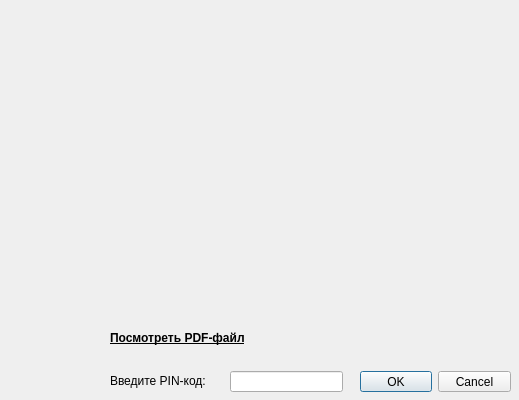
<?xml version="1.0" encoding="UTF-8"?>
<ui version="4.0">
 <class>SigningWindow</class>
 <widget class="QDialog" name="SigningWindow">
  <property name="geometry">
   <rect>
    <x>0</x>
    <y>0</y>
    <width>519</width>
    <height>400</height>
   </rect>
  </property>
  <property name="windowTitle">
   <string>Dialog</string>
  </property>
  <widget class="QDialogButtonBox" name="buttonBox">
   <property name="geometry">
    <rect>
     <x>360</x>
     <y>371</y>
     <width>151</width>
     <height>21</height>
    </rect>
   </property>
   <property name="orientation">
    <enum>Qt::Horizontal</enum>
   </property>
   <property name="standardButtons">
    <set>QDialogButtonBox::Cancel|QDialogButtonBox::Ok</set>
   </property>
  </widget>
  <widget class="QLabel" name="label">
   <property name="geometry">
    <rect>
     <x>110</x>
     <y>370</y>
     <width>121</width>
     <height>21</height>
    </rect>
   </property>
   <property name="text">
    <string>Введите PIN-код:</string>
   </property>
  </widget>
  <widget class="QLineEdit" name="lineEdit">
   <property name="geometry">
    <rect>
     <x>230</x>
     <y>371</y>
     <width>113</width>
     <height>21</height>
    </rect>
   </property>
  </widget>
  <widget class="QLabel" name="label_2">
   <property name="geometry">
    <rect>
     <x>110</x>
     <y>330</y>
     <width>171</width>
     <height>16</height>
    </rect>
   </property>
   <property name="font">
    <font>
     <weight>75</weight>
     <bold>true</bold>
     <underline>true</underline>
    </font>
   </property>
   <property name="cursor">
    <cursorShape>PointingHandCursor</cursorShape>
   </property>
   <property name="text">
    <string>Посмотреть PDF-файл</string>
   </property>
  </widget>
 </widget>
 <resources/>
 <connections>
  <connection>
   <sender>buttonBox</sender>
   <signal>accepted()</signal>
   <receiver>SigningWindow</receiver>
   <slot>accept()</slot>
   <hints>
    <hint type="sourcelabel">
     <x>248</x>
     <y>254</y>
    </hint>
    <hint type="destinationlabel">
     <x>157</x>
     <y>274</y>
    </hint>
   </hints>
  </connection>
  <connection>
   <sender>buttonBox</sender>
   <signal>rejected()</signal>
   <receiver>SigningWindow</receiver>
   <slot>reject()</slot>
   <hints>
    <hint type="sourcelabel">
     <x>316</x>
     <y>260</y>
    </hint>
    <hint type="destinationlabel">
     <x>286</x>
     <y>274</y>
    </hint>
   </hints>
  </connection>
 </connections>
</ui>
